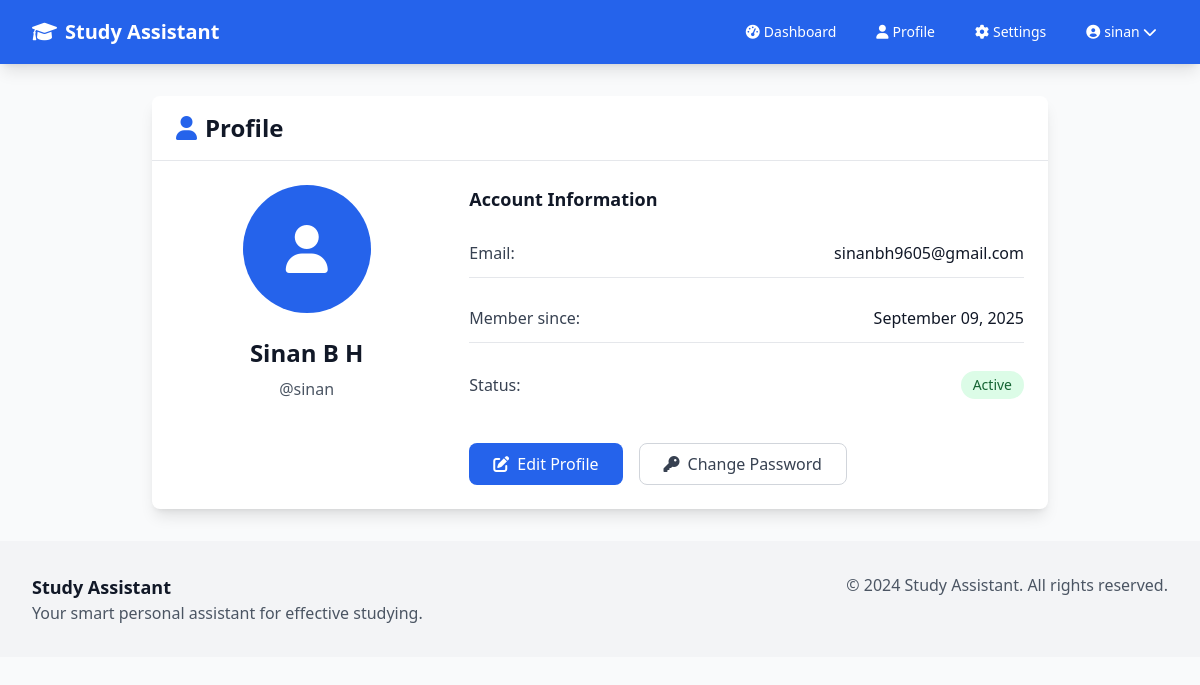
The page /profile (signed in) on the database its author committed.
### app/models.py (models this page shows, shortened)
class User(UserMixin, db.Model):
    id = db.Column(db.Integer, primary_key=True)
    username = db.Column(db.String(64), index=True, unique=True, nullable=False)
    email = db.Column(db.String(120), index=True, unique=True, nullable=False)
    password_hash = db.Column(db.String(128))
    first_name = db.Column(db.String(64), nullable=False)
    last_name = db.Column(db.String(64), nullable=False)
    created_at = db.Column(db.DateTime, default=datetime.utcnow)
    is_active = db.Column(db.Boolean, default=True)
    reminder_song_filename = db.Column(db.String(256))
    reminder_song_seconds = db.Column(db.Integer, default=10)
    break_duration_minutes = db.Column(db.Integer, default=30)
    lunch_break_until = db.Column(db.DateTime)
    subjects = db.relationship('Subject', backref='user', lazy='dynamic', cascade='all, delete-orphan')
    study_sessions = db.relationship('StudySession', backref='user', lazy='dynamic', cascade='all, delete-orphan')

### app/main/routes.py (the view)
@bp.route('/profile')
@login_required
def profile():
    return render_template('main/profile.html', title='Profile')

### app/models.py (called while the page is built)
@login_manager.user_loader
def load_user(user_id):
    return User.query.get(int(user_id))

### app/templates/main/profile.html
{% extends 'base.html' %}
{% block content %}
  <div class="max-w-4xl mx-auto">
    <div class="bg-white rounded-lg shadow-lg">
      <div class="px-6 py-4 border-b border-gray-200">
        <h1 class="text-2xl font-bold text-gray-900">
          <i class="fas fa-user mr-2 text-blue-600"></i>Profile
        </h1>
      </div>
      <div class="p-6">
        <div class="grid grid-cols-1 md:grid-cols-3 gap-8">
          <div class="text-center">
            <div class="mb-6">
              <div class="bg-blue-600 rounded-full w-32 h-32 flex items-center justify-center mx-auto">
                <i class="fas fa-user text-white text-5xl"></i>
              </div>
            </div>
            <h2 class="text-2xl font-bold text-gray-900 mb-2">{{ current_user.first_name }} {{ current_user.last_name }}</h2>
            <p class="text-gray-600">@{{ current_user.username }}</p>
          </div>
          <div class="md:col-span-2">
            <h3 class="text-lg font-semibold text-gray-900 mb-4">Account Information</h3>
            <div class="space-y-4">
              <div class="flex justify-between items-center py-3 border-b border-gray-200">
                <span class="font-medium text-gray-700">Email:</span>
                <span class="text-gray-900">{{ current_user.email }}</span>
              </div>
              <div class="flex justify-between items-center py-3 border-b border-gray-200">
                <span class="font-medium text-gray-700">Member since:</span>
                <span class="text-gray-900">{{ current_user.created_at.strftime('%B %d, %Y') }}</span>
              </div>
              <div class="flex justify-between items-center py-3">
                <span class="font-medium text-gray-700">Status:</span>
                <span class="{% if current_user.is_active %}bg-green-100 text-green-800{% else %}bg-red-100 text-red-800{% endif %} px-3 py-1 rounded-full text-sm font-medium">
                  {% if current_user.is_active %}Active{% else %}Inactive{% endif %}
                </span>
              </div>
            </div>
            <div class="mt-8 flex flex-col sm:flex-row gap-4">
              <button class="bg-blue-600 hover:bg-blue-700 text-white px-6 py-2 rounded-lg font-medium transition duration-200">
                <i class="fas fa-edit mr-2"></i>Edit Profile
              </button>
              <button class="border border-gray-300 text-gray-700 hover:bg-gray-50 px-6 py-2 rounded-lg font-medium transition duration-200">
                <i class="fas fa-key mr-2"></i>Change Password
              </button>
            </div>
          </div>
        </div>
      </div>
    </div>
  </div>
{% endblock %}

### app/templates/base.html (shortened to what this page needs)
<!DOCTYPE html>
<html lang="en">
<head>
    <script src="https://cdn.tailwindcss.com"></script>
    <link href="https://cdnjs.cloudflare.com/ajax/libs/font-awesome/6.0.0/css/all.min.css" rel="stylesheet">
</head>
<body class="bg-gray-50 min-h-screen">
    <nav class="bg-blue-600 shadow-lg">
        <div class="max-w-7xl mx-auto px-4 sm:px-6 lg:px-8">
            <div class="flex justify-between h-16">
                <div class="flex items-center">
                    <a href="{{ url_for('main.index') }}" class="flex items-center text-white text-xl font-bold">
                        <i class="fas fa-graduation-cap mr-2"></i>Study Assistant
                    </a>
                </div>
                <div class="hidden md:flex items-center space-x-4">
                    {% if current_user.is_authenticated %}
                        <a href="{{ url_for('main.dashboard') }}" class="text-white hover:text-blue-200 px-3 py-2 rounded-md text-sm font-medium">
                            <i class="fas fa-tachometer-alt mr-1"></i>Dashboard
                        </a>
                        <a href="{{ url_for('main.profile') }}" class="text-white hover:text-blue-200 px-3 py-2 rounded-md text-sm font-medium">
                            <i class="fas fa-user mr-1"></i>Profile
                        </a>
                        <a href="{{ url_for('main.settings') }}" class="text-white hover:text-blue-200 px-3 py-2 rounded-md text-sm font-medium">
                            <i class="fas fa-cog mr-1"></i>Settings
                        </a>
                        <div class="relative">
                            <button class="text-white hover:text-blue-200 px-3 py-2 rounded-md text-sm font-medium flex items-center" onclick="toggleDropdown()">
                                <i class="fas fa-user-circle mr-1"></i>{{ current_user.username }}
                                <i class="fas fa-chevron-down ml-1"></i>
                            </button>
                        </div>
                    {% endif %}
                </div>
            </div>
        </div>
    </nav>
    <main class="max-w-7xl mx-auto px-4 sm:px-6 lg:px-8 py-8">
        {% block content %}{% endblock %}
    </main>
    <footer class="bg-gray-100 mt-auto">
        <div class="max-w-7xl mx-auto px-4 sm:px-6 lg:px-8 py-8">
            <div class="md:flex md:justify-between">
                <div class="mb-4 md:mb-0">
                    <h5 class="text-lg font-semibold text-gray-900">Study Assistant</h5>
                    <p class="text-gray-600">Your smart personal assistant for effective studying.</p>
                </div>
                <div class="text-gray-600">
                    <p>&copy; 2024 Study Assistant. All rights reserved.</p>
                </div>
            </div>
        </div>
    </footer>
</body>
</html>

### rows shown on the page
User: username "sinan", first_name "Sinan", last_name "B H", email "sinanbh9605@gmail.com", created_at "September 09, 2025"
